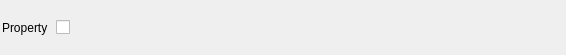
<?xml version="1.0" encoding="UTF-8"?>
<ui version="4.0">
 <class>BooleanWidget</class>
 <widget class="QWidget" name="BooleanWidget">
  <property name="geometry">
   <rect>
    <x>0</x>
    <y>0</y>
    <width>566</width>
    <height>55</height>
   </rect>
  </property>
  <property name="windowTitle">
   <string>BooleanWidget</string>
  </property>
  <layout class="QHBoxLayout" name="horizontalLayout">
   <property name="spacing">
    <number>8</number>
   </property>
   <property name="leftMargin">
    <number>2</number>
   </property>
   <property name="topMargin">
    <number>2</number>
   </property>
   <property name="rightMargin">
    <number>2</number>
   </property>
   <property name="bottomMargin">
    <number>2</number>
   </property>
   <item>
    <widget class="QLabel" name="label">
     <property name="text">
      <string>Property</string>
     </property>
    </widget>
   </item>
   <item>
    <widget class="QCheckBox" name="value">
     <property name="text">
      <string/>
     </property>
    </widget>
   </item>
   <item>
    <spacer name="horizontalSpacer">
     <property name="orientation">
      <enum>Qt::Horizontal</enum>
     </property>
     <property name="sizeHint" stdset="0">
      <size>
       <width>40</width>
       <height>20</height>
      </size>
     </property>
    </spacer>
   </item>
  </layout>
 </widget>
 <resources/>
 <connections/>
</ui>
